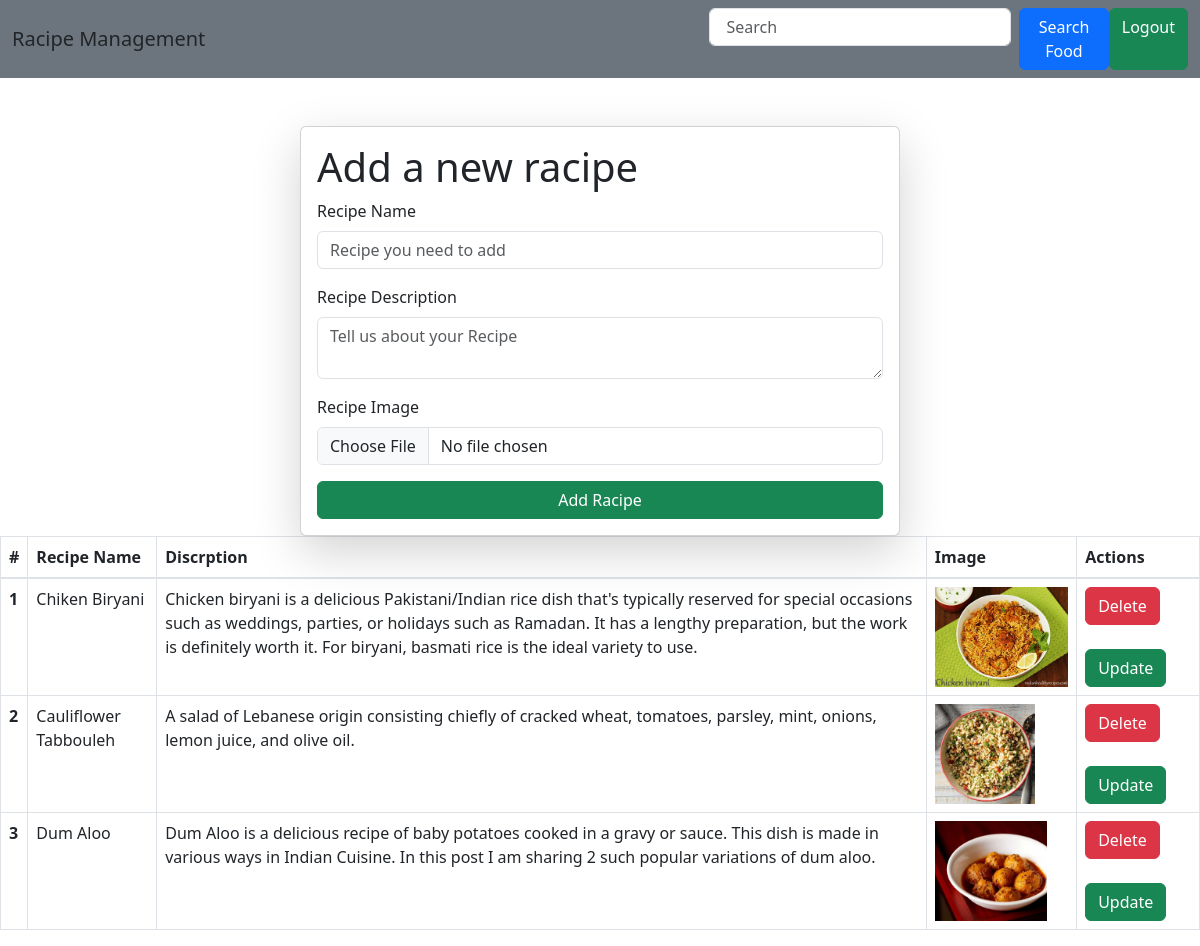
Page /recipes/ (signed in) on the committed database.
### vege/models.py (models this page shows)
class recipe(models.Model):
    user = models.ForeignKey(User , on_delete= models.SET_NULL ,null =True , blank=True)
    recipe_name =  models.CharField(max_length=100)
    recipe_description = models.TextField()
    recipe_image = models.ImageField(upload_to = "racipe")
    recipe_view_count = models.IntegerField(default=1)

### vege/views.py (the view, shortened to what this page needs)
# urls.py: path('recipes/', recipes , name = "recipes"),
@login_required(login_url="/login/")
def recipes(request):
    queryset = recipe.objects.all()
    if request.GET.get('search'):
        queryset = queryset.filter(
            recipe_name__icontains=request.GET.get('search'))
    context = {'recipes': queryset}
    return render(request, "recipes.html", context)

### vege/templates/recipes.html (shortened to what this page needs)
<!doctype html>
<html lang="en">
<head>
    <link rel="stylesheet" href="https://cdn.jsdelivr.net/npm/bootstrap@4.3.1/dist/css/bootstrap.min.css"
>
</head>
<body>
    {% include "base.html" %}
    <form class="col-6 mx-auto card p-3 shadow-lg " method="post" enctype="multipart/form-data">
        <h1>Add a new racipe</h1>
        <div class="form-group">
            <label for="exampleInputEmail1">Recipe Name</label>
            <input type="text" name="recipe_name" class="form-control" placeholder="Recipe you need to add">
        </div>
        <div class="form-group">
            <label for="exampleInputEmail1">Recipe Description</label>
            <textarea class="form-control" name="recipe_description" placeholder="Tell us about your Recipe"></textarea>
        </div>
        <div class="form-group">
            <label for="exampleInputEmail1">Recipe Image</label>
            <input type="file" name="recipe_image" class="form-control" placeholder="Image to be shown as a thumbnail">
        </div>
        <button type="submit" class="btn btn-success">Add Racipe</button>
    </form>
    <table class="table table-bordered">
        <thead>
            <tr>
                <th scope="col">#</th>
                <th scope="col">Recipe Name</th>
                <th scope="col">Discrption</th>
                <th scope="col">Image</th>
                <th scope="col">Actions</th>
            </tr>
        </thead>
        <tbody>
            {% for recipe in recipes %}
            <tr>
                <th scope="row">{{forloop.counter}}</th>
                <td>{{recipe.recipe_name}}</td>
                <td>{{recipe.recipe_description}}</td>
                <td><img src="/media/{{recipe.recipe_image}}" style="height: 100px;"></td>
                <td><a href="/delete-recipe/{{recipe.id}}" class="btn btn-danger">Delete</a><a
                        href="/update-recipe/{{recipe.id}}" class="btn btn-success mt-4">Update</a></td>
            </tr>
            {% endfor %}
        </tbody>
    </table>
</body>
</html>

### home/templates/base.html (shortened to what this page needs)
<!doctype html>
<html lang="en">
<head>
    <link href="https://cdn.jsdelivr.net/npm/bootstrap@5.3.0/dist/css/bootstrap.min.css" rel="stylesheet"
>
</head>
<body>
    <nav class="navbar bg-secondary">
        <div class="container-fluid">
            <a class="navbar-brand">Racipe Management</a>
            <form class="d-flex" role="search">
                <input class="form-control me-2 px-3" type="text" name="search" placeholder="Search"
                    aria-label="Search">
                <button type="submit" class="btn btn-primary px-3">Search Food</button>
                <a href="/logout/" class="btn btn-success " type="submit">Logout
                </a>
            </form>
        </div>
    </nav>
</body>
</html>

### rows in the picture
recipe: recipe_name "Chiken Biryani", recipe_description "Chicken biryani is a delicious Pakistani/Indian rice dish that's typically reserved for special occasions such as weddings, parties, or holidays such as Ramadan. It has a lengthy preparation, but the work is definitely worth it. For biryani, basmati rice is the ideal variety to use.", recipe_image (picture)
recipe: recipe_name "Cauliflower Tabbouleh", recipe_description "A salad of Lebanese origin consisting chiefly of cracked wheat, tomatoes, parsley, mint, onions, lemon juice, and olive oil.", recipe_image (picture)
recipe: recipe_name "Dum Aloo", recipe_description "Dum Aloo is a delicious recipe of baby potatoes cooked in a gravy or sauce. This dish is made in various ways in Indian Cuisine. In this post I am sharing 2 such popular variations of dum aloo.", recipe_image (picture)
